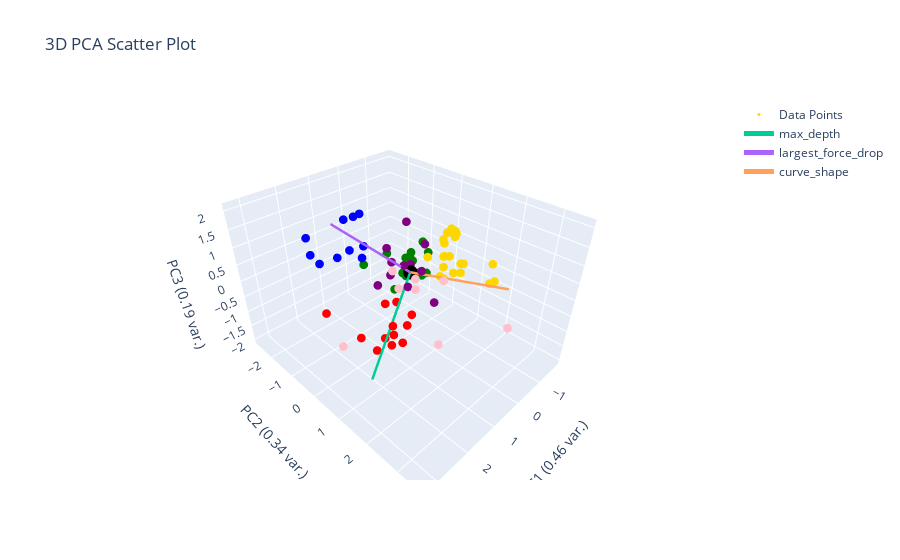

This figure's notebook cell:
### Markdown cell above
# Optimum Feature #2:
- Maximum Depth, Largest Force Drop, Curve Shape

### Code cell
kmeans_elbow = 6
optimum_features_1 = clustering_features_df[['max_depth', 'largest_force_drop', 'curve_shape']]
kmeans = KMeans(n_clusters=kmeans_elbow, init="k-means++", n_init=100).fit(optimum_features_1)
plotting.plot_clusters_seperately(kmeans.labels_, optimum_features_1.index.tolist(), depth_resist_curve_df_list, data_features_df, "kmeans")
plotting.plot_pca(optimum_features_1, y_labels=kmeans.labels_, num_pc=3, graph_title="kmeans")

### Figure 1 — Plotly figure (JSON) as saved in the notebook; plotly's stock layout.template omitted (floating-point values rounded to 4 significant figures)
{"data": [{"marker": {"color": ["gold", "gold", "blue", "green", "red", "pink", "red", "gold", "gold", "green", "pink", "purple", "red", "red", "blue", "red", "gold", "green", "green", "gold", "blue", "gold", "blue", "gold", "purple", "purple", "pink", "gold", "green", "gold", "pink", "blue", "green", "gold", "green", "green", "gold", "purple", "blue", "blue", "purple", "red", "purple", "red", "blue", "red", "gold", "green", "gold", "red", "purple", "purple", "blue", "green", "green", "gold", "green", "purple", "pink", "gold", "gold", "pink", "red", "gold", "purple", "purple", "gold", "green", "pink", "pink", "red", "red", "gold", "purple", "gold", "blue", "gold", "green"], "size": 3}, "mode": "markers", "name": "Data Points", "type": "scatter3d", "x": [-0.8027, -1.648, 2.233, -0.9521, 1.578, 1.12, 1.259, -0.9996, -0.9825, -0.4879, 0.5164, -0.1064, 0.3788, 0.987, 0.5151, 0.5248, -1.544, -1.025, -1.21, -1.207, 1.761, -1.215, 1.537, -1.474, 0.6361, 0.2217, 0.9765, -1.713, -1.4, -0.9973, 3.276, 1.933, -0.7933, -1.721, -0.3865, -0.7506, -1.297, -0.2811, 1.553, 0.9193, -0.195, 0.8524, 0.1092, 2.042, 0.7296, 1.287, -0.7811, -0.9552, -1.799, 0.3802, 0.5471, -0.2644, 1.767, -0.7166, -0.2643, -1.166, -1.118, 0.3648, 0.7988, -0.8664, -1.239, 1.314, 0.9823, -1.765, -0.1603, 0.2115, -0.9357, -0.3339, 1.21, 0.9716, 2.188, 1.024, -1.697, 0.4357, -0.9411, 0.7593, -1.154, -0.5525], "y": [0.373, 0.1427, -0.1377, -1.946, 0.336, 0.6941, 0.9702, 0.3194, 0.932, -0.6588, 1.58, -0.2617, -0.1515, 0.3605, -1.651, 0.5764, -0.186, -1.018, -0.4521, 0.1374, -0.428, 0.1592, -0.5823, -0.08318, 0.5319, -0.02176, 1.107, -0.1489, -0.8469, 2.006, 1.238, -1.353, -0.1248, 0.1294, -0.6828, -0.3719, 1.702, 0.6502, -2.466, -0.8794, 0.3178, 0.73, -0.8, 0.2867, -1.025, 0.6466, 0.5348, -0.8299, -0.1186, -0.6183, -0.7198, -0.251, -2.004, -0.231, -0.8953, 0.8734, -1.057, -0.3936, 3.563, -0.1599, 0.3206, 1.432, 0.005611, 0.05318, -0.3911, 0.5996, 1.906, -0.4948, 0.5805, 1.905, -0.9197, 0.3141, -0.1821, -0.266, 0.7227, -1.083, 0.7874, -2.631], "z": [-0.3336, 0.4963, 1.352, -0.6284, -1.585, 0.3659, -1.115, -0.1403, -0.03937, -0.03856, 0.7287, 1.375, -0.8749, -1.39, 1.248, -0.8367, 0.3242, -0.3731, -0.07218, 0.0388, 2.034, 0.05079, 1.074, 0.2719, 0.09685, 0.3083, 0.7712, 0.5064, 0.04814, 0.1839, 0.2271, 0.52, -0.4398, 0.5692, -0.513, -0.5318, 0.4348, -0.8192, 0.6836, 0.4658, 0.9143, -0.9202, 0.4623, -0.8918, 0.6846, -0.7384, -0.3246, -0.4089, 0.6017, -1.186, -0.5118, 0.02085, 0.4329, -0.5396, -1.136, 0.1389, -0.2846, -0.1055, 0.634, 0.03637, 0.1077, 0.8022, -1.735, 0.5993, -0.03071, 0.408, 0.1009, -0.5023, 0.8594, -0.7611, -0.703, -1.769, 0.4838, 0.3937, -0.1228, 1.611, 0.1103, -1.174]}, {"marker": {"color": "black", "size": 5}, "mode": "markers", "name": "Origin", "showlegend": false, "type": "scatter3d", "x": [0], "y": [0], "z": [0]}, {"line": {"width": 5}, "mode": "lines+text", "name": "max_depth", "textposition": "top center", "type": "scatter3d", "x": [0, 2.095], "y": [0, 0.6948], "z": [0, -2.032]}, {"line": {"width": 5}, "mode": "lines+text", "name": "largest_force_drop", "textposition": "top center", "type": "scatter3d", "x": [0, 2.137], "y": [0, -0.4004], "z": [0, 2.067]}, {"line": {"width": 5}, "mode": "lines+text", "name": "curve_shape", "textposition": "top center", "type": "scatter3d", "x": [0, -0.2076], "y": [0, 2.891], "z": [0, 0.7746]}], "layout": {"autosize": true, "scene": {"xaxis": {"title": {"text": "PC1 (0.46 var.)"}}, "yaxis": {"title": {"text": "PC2 (0.34 var.)"}}, "zaxis": {"title": {"text": "PC3 (0.19 var.)"}}}, "title": {"text": "3D PCA Scatter Plot"}}}
